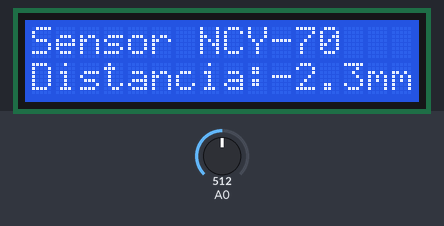
A sketch run on a simulated Arduino Uno, built with avr-gcc and run on an emulated ATmega328P. Parts: 16×2 character LCD. Inputs (shaded band) come from the test bench; at power-on: A0 = 512. What the sketch prints to the serial monitor is not drawn.

Above: at 1.6 s.
1.7 s: A0 set to 716
At 3.2 s:
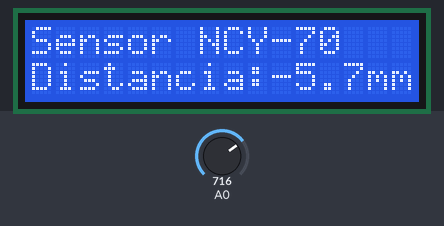
3.5 s: A0 set to 900
At 5.2 s:
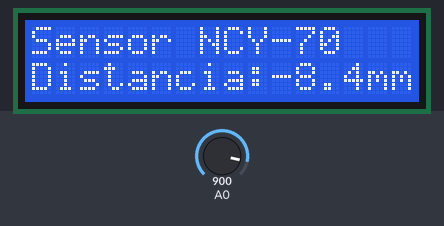
5.5 s: A0 set to 1023
At 7.3 s:
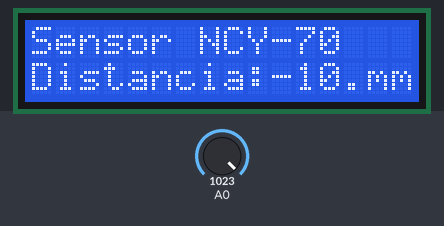
Timing chart, 0 to 8.8 s (numbered marks = the images above; inputs shaded):
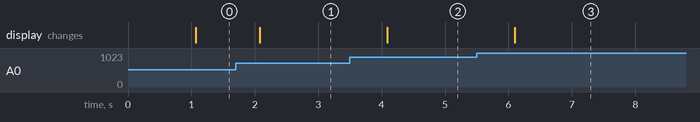

Measured:
- after the input at 1.7 s, the display: changes after 0.37 s (image 1)
- after the input at 3.5 s, the display: changes after 0.59 s (image 2)
- after the input at 5.5 s, the display: changes after 0.60 s (image 3)

The sketch:

ex2roms.ino
```cpp
#include <LiquidCrystal.h>


LiquidCrystal lcd(12, 11, 5, 4, 3, 2);
void setup()
{
  pinMode(A0, INPUT);
  lcd.begin(16, 2);
  Serial.begin(9600);
}

void loop()
{
  float volt, X, Y;
  float a = .006;
  float b = .2484;
  float c = 1.8885;

  delay(1000);

  volt = analogRead(A0);
  volt = volt*(5.0/1023.0);
  lcd.setCursor(0,0);
  lcd.print("Sensor NCY-70");
  c=c-volt;
  X = (b + sqrt( (b*b) - (4 * a * c) ) ) / (2.0 * a);
  Y = (b - sqrt( (b*b) - (4 * a * c) ) ) / (2.0 * a);
  Serial.print(" X ");
  Serial.println(X);
  Serial.print(" Y ");
  Serial.println(Y);
  lcd.setCursor(0, 1);
  lcd.print("Distancia:");
  lcd.setCursor(10, 1);
  lcd.print(Y,1);
  lcd.setCursor(14, 1);
  lcd.print("mm");
 }
```
